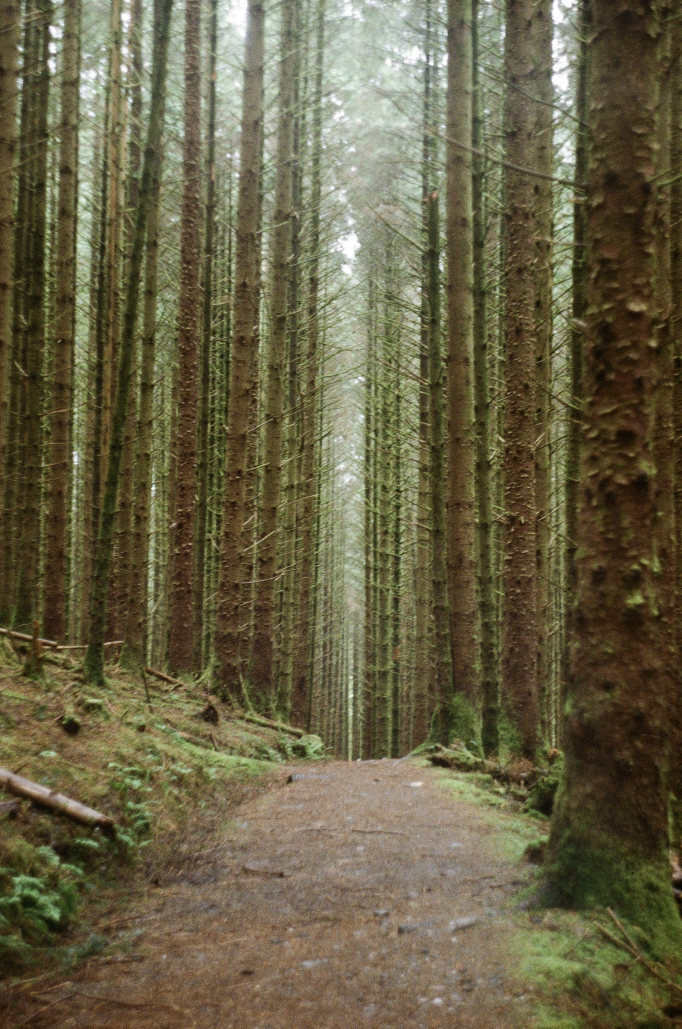
#> input picture assets/IMG_3566.JPG, 2046 x 3085 px (shown at 1/3 size); its folder holds only this picture in this run
$ python -i random_edit.py   (imports and definitions only)
#> lines starting #> are read from the running program, lines starting #| are printed output that depends on the picture
### src/editor/operations/gamma.py
import numpy as np
from random import choice
from PIL import Image


def adjust_gamma(img: Image, gamma: float) -> Image:
    return img.point(lambda x: (x / 255) ** gamma * 255)


def get_random_gamma() -> float:
    gamma = np.random.beta(1, 2) * 0.6
    return 1 / (1 + gamma) if choice([True, False]) else (gamma + 1)

### src/editor/utils/random.py
import numpy as np


def random(min: float = 0, max: float = 1):
    mu = (max + min) / 2  # Mean of the distribution
    sigma = (
        max - min
    ) / 6  # Standard deviation, chosen so that ~99.7% fall within [min_val, max_val]
    sample = np.random.normal(mu, sigma)
    return np.clip(sample, min, max)

### src/editor/operations/get_colour_lut.py
import numpy as np
from typing import List
from ..utils.random import random
from .interpolate import interpolate, INTERPOLATION_TYPE


def get_random_saturation_per_hue_lut(
    variance: float = 0.4, count: int = 12
) -> List[int]:
    edit_points = [random(-variance, variance) + 1 for _ in range(count)]

    return [
        interpolate(edit_points, i / 255, type="cubic")
        for i in np.linspace(0, 255, 256)
    ]


# [26 lines left out: function get_random_brightness_lut, not called in this run]

### src/editor/training/random_edit.py
from PIL import Image, ImageEnhance
from ..utils import random
from ..operations import (
    add_noise,
    add_random_colour_spill,
    get_random_gamma,
    adjust_gamma,
    apply_pixel_shader,
    get_random_brightness_lut,
    get_random_saturation_per_hue_lut,
)
import numpy as np


def random_edit(img: Image, seed: int = 42) -> Image:
    np.random.seed(seed)
    img = img.convert("RGB")

    img = ImageEnhance.Contrast(img).enhance(random(0.5, 1.5))
    img = adjust_gamma(img, get_random_gamma())

    img = img.convert("HSV")
    saturation_lut = get_random_saturation_per_hue_lut()
    brightness_lut = get_random_brightness_lut()
    img = apply_pixel_shader(
        img, lambda h, s, v: (h, round(s * saturation_lut[h]), brightness_lut[v])
    )
    img = img.convert("RGB")

    img = add_random_colour_spill(img, 0.2)
    img = add_noise(img, random(0, 0.1))

    return img

>>> from PIL import Image
>>> picture = Image.open('../../../assets/IMG_3566.JPG')
#> picture is the input picture: PIL image 2046x3085 RGB; mean R, G, B 103.5, 97, 69.4
>>> result = random_edit(picture)
#> in adjust_gamma, `return img.point(lambda x: (x / 255) ** gamma * 255)`:
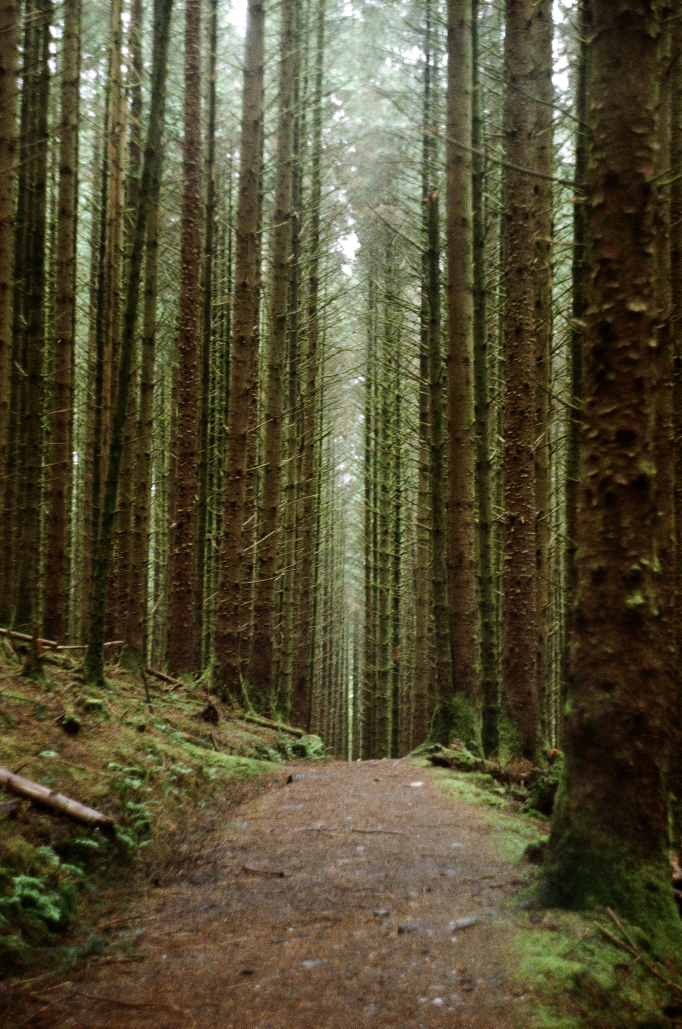
#> returned value: PIL image 2046x3085 RGB (shown at 1/3 size); mean R, G, B 83.3, 77.1, 50.5
#> in random_edit, `img = img.convert("HSV")`: img: PIL image 2046x3085 HSV; mean H, S, V 36, 134.2, 85.8
#> (the run stopped early here; a loop or call above may not have finished)

$ run again, on assets/input-photos.jpg
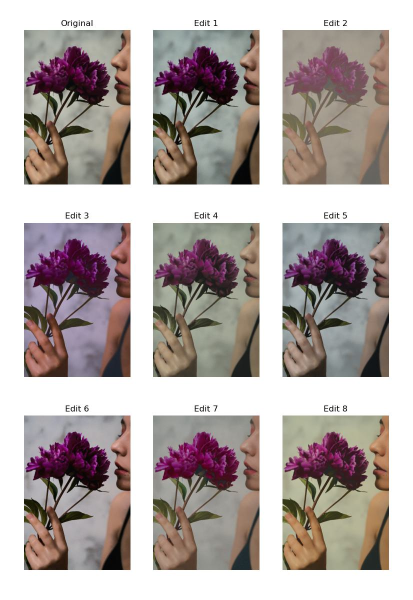
#> input picture assets/input-photos.jpg, 825 x 1200 px (shown at 1/2 size)
#> picture is the input picture: PIL image 825x1200 RGB; mean R, G, B 178.6, 169, 166.5
#> in adjust_gamma, `return img.point(lambda x: (x / 255) ** gamma * 255)`:
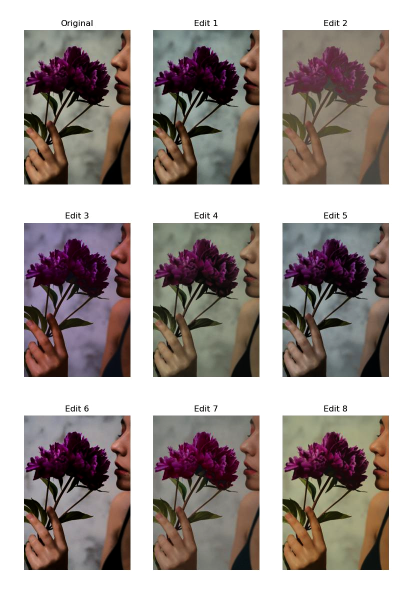
#> returned value: PIL image 825x1200 RGB (shown at 1/2 size); mean R, G, B 164.8, 155.4, 152.2
